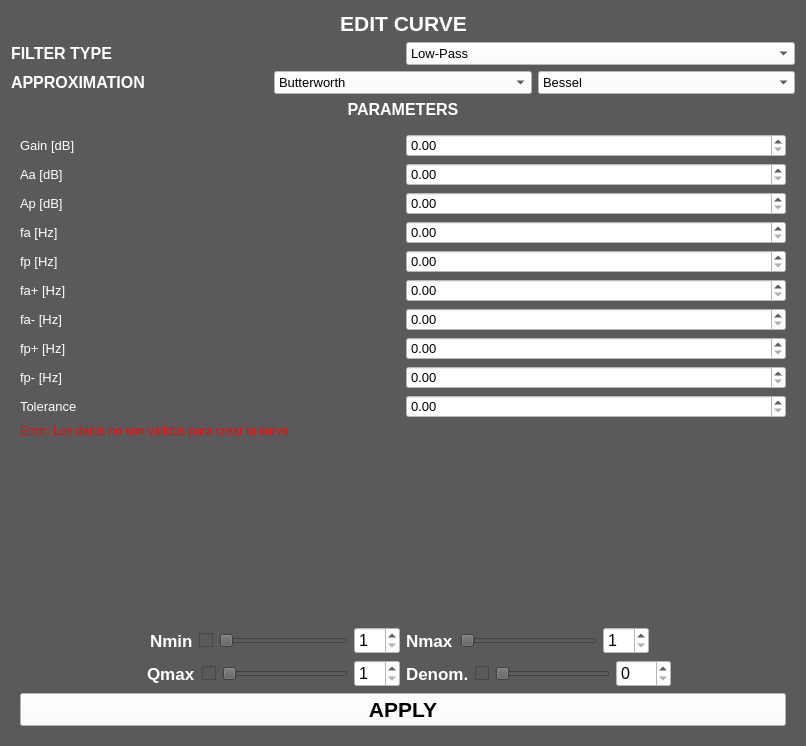
<?xml version="1.0" encoding="UTF-8"?>
<ui version="4.0">
 <class>Form</class>
 <widget class="QWidget" name="Form">
  <property name="geometry">
   <rect>
    <x>0</x>
    <y>0</y>
    <width>806</width>
    <height>746</height>
   </rect>
  </property>
  <property name="windowTitle">
   <string>Form</string>
  </property>
  <property name="styleSheet">
   <string notr="true">background:rgb(90,90,90);</string>
  </property>
  <layout class="QHBoxLayout" name="horizontalLayout">
   <item>
    <layout class="QVBoxLayout" name="verticalLayout_11">
     <item>
      <layout class="QHBoxLayout" name="horizontalLayout_3">
       <item>
        <spacer name="horizontalSpacer_6">
         <property name="orientation">
          <enum>Qt::Horizontal</enum>
         </property>
         <property name="sizeHint" stdset="0">
          <size>
           <width>40</width>
           <height>20</height>
          </size>
         </property>
        </spacer>
       </item>
       <item>
        <widget class="QLabel" name="label_3">
         <property name="font">
          <font>
           <pointsize>16</pointsize>
           <weight>75</weight>
           <bold>true</bold>
          </font>
         </property>
         <property name="styleSheet">
          <string notr="true">color:white;</string>
         </property>
         <property name="text">
          <string>EDIT CURVE</string>
         </property>
         <property name="alignment">
          <set>Qt::AlignCenter</set>
         </property>
        </widget>
       </item>
       <item>
        <spacer name="horizontalSpacer_7">
         <property name="orientation">
          <enum>Qt::Horizontal</enum>
         </property>
         <property name="sizeHint" stdset="0">
          <size>
           <width>40</width>
           <height>20</height>
          </size>
         </property>
        </spacer>
       </item>
      </layout>
     </item>
     <item>
      <layout class="QHBoxLayout" name="horizontalLayout_14">
       <item>
        <widget class="QLabel" name="label_11">
         <property name="font">
          <font>
           <pointsize>12</pointsize>
           <weight>75</weight>
           <bold>true</bold>
          </font>
         </property>
         <property name="styleSheet">
          <string notr="true">color:white;</string>
         </property>
         <property name="text">
          <string>FILTER TYPE</string>
         </property>
         <property name="alignment">
          <set>Qt::AlignLeading|Qt::AlignLeft|Qt::AlignVCenter</set>
         </property>
        </widget>
       </item>
       <item>
        <widget class="QComboBox" name="filter_select">
         <property name="font">
          <font>
           <pointsize>10</pointsize>
          </font>
         </property>
         <property name="styleSheet">
          <string notr="true">background:white;</string>
         </property>
         <item>
          <property name="text">
           <string>Low-Pass</string>
          </property>
         </item>
         <item>
          <property name="text">
           <string>High-Pass</string>
          </property>
         </item>
         <item>
          <property name="text">
           <string>Band-Pass</string>
          </property>
         </item>
         <item>
          <property name="text">
           <string>Band-Reject</string>
          </property>
         </item>
         <item>
          <property name="text">
           <string>Group-Delay</string>
          </property>
         </item>
        </widget>
       </item>
      </layout>
     </item>
     <item>
      <layout class="QHBoxLayout" name="horizontalLayout_17">
       <item>
        <widget class="QLabel" name="label_2">
         <property name="font">
          <font>
           <pointsize>12</pointsize>
           <weight>75</weight>
           <bold>true</bold>
          </font>
         </property>
         <property name="styleSheet">
          <string notr="true">color:white;</string>
         </property>
         <property name="text">
          <string>APPROXIMATION</string>
         </property>
        </widget>
       </item>
       <item>
        <widget class="QComboBox" name="aproximation_select">
         <property name="font">
          <font>
           <pointsize>10</pointsize>
          </font>
         </property>
         <property name="styleSheet">
          <string notr="true">background:white;</string>
         </property>
         <item>
          <property name="text">
           <string>Butterworth</string>
          </property>
         </item>
         <item>
          <property name="text">
           <string>Chebycheff_l</string>
          </property>
         </item>
         <item>
          <property name="text">
           <string>Chebycheff_ll</string>
          </property>
         </item>
         <item>
          <property name="text">
           <string>Legendre</string>
          </property>
         </item>
         <item>
          <property name="text">
           <string>Cauer</string>
          </property>
         </item>
         <item>
          <property name="text">
           <string>Bessel</string>
          </property>
         </item>
         <item>
          <property name="text">
           <string>Gauss</string>
          </property>
         </item>
        </widget>
       </item>
       <item>
        <widget class="QComboBox" name="aproximation_select_2">
         <property name="font">
          <font>
           <pointsize>10</pointsize>
          </font>
         </property>
         <property name="styleSheet">
          <string notr="true">background:white;</string>
         </property>
         <item>
          <property name="text">
           <string>Bessel</string>
          </property>
         </item>
         <item>
          <property name="text">
           <string>Gauss</string>
          </property>
         </item>
        </widget>
       </item>
      </layout>
     </item>
     <item>
      <widget class="QLabel" name="label_12">
       <property name="font">
        <font>
         <pointsize>12</pointsize>
         <weight>75</weight>
         <bold>true</bold>
        </font>
       </property>
       <property name="styleSheet">
        <string notr="true">color:white;</string>
       </property>
       <property name="text">
        <string>PARAMETERS</string>
       </property>
       <property name="alignment">
        <set>Qt::AlignCenter</set>
       </property>
      </widget>
     </item>
     <item>
      <widget class="QWidget" name="widget_4" native="true">
       <layout class="QVBoxLayout" name="verticalLayout_12">
        <item>
         <layout class="QHBoxLayout" name="horizontalLayout_15">
          <item>
           <widget class="QLabel" name="label_13">
            <property name="font">
             <font>
              <pointsize>10</pointsize>
             </font>
            </property>
            <property name="styleSheet">
             <string notr="true">color:white;</string>
            </property>
            <property name="text">
             <string>Gain [dB]</string>
            </property>
           </widget>
          </item>
          <item>
           <widget class="QDoubleSpinBox" name="Gain_valor">
            <property name="font">
             <font>
              <pointsize>10</pointsize>
             </font>
            </property>
            <property name="styleSheet">
             <string notr="true">background:white;</string>
            </property>
           </widget>
          </item>
         </layout>
        </item>
        <item>
         <layout class="QHBoxLayout" name="horizontalLayout_19">
          <item>
           <widget class="QLabel" name="label_15">
            <property name="font">
             <font>
              <pointsize>10</pointsize>
             </font>
            </property>
            <property name="styleSheet">
             <string notr="true">color:white;</string>
            </property>
            <property name="text">
             <string>Aa [dB]</string>
            </property>
           </widget>
          </item>
          <item>
           <widget class="QDoubleSpinBox" name="Aa_Valor">
            <property name="font">
             <font>
              <pointsize>10</pointsize>
             </font>
            </property>
            <property name="styleSheet">
             <string notr="true">background:white;</string>
            </property>
           </widget>
          </item>
         </layout>
        </item>
        <item>
         <layout class="QHBoxLayout" name="horizontalLayout_20">
          <item>
           <widget class="QLabel" name="label_16">
            <property name="font">
             <font>
              <pointsize>10</pointsize>
             </font>
            </property>
            <property name="styleSheet">
             <string notr="true">color:white;</string>
            </property>
            <property name="text">
             <string>Ap [dB]</string>
            </property>
           </widget>
          </item>
          <item>
           <widget class="QDoubleSpinBox" name="Ap_valor">
            <property name="font">
             <font>
              <pointsize>10</pointsize>
             </font>
            </property>
            <property name="styleSheet">
             <string notr="true">background:white;</string>
            </property>
           </widget>
          </item>
         </layout>
        </item>
        <item>
         <layout class="QHBoxLayout" name="horizontalLayout_21">
          <item>
           <widget class="QLabel" name="label_17">
            <property name="font">
             <font>
              <pointsize>10</pointsize>
             </font>
            </property>
            <property name="styleSheet">
             <string notr="true">color:white;</string>
            </property>
            <property name="text">
             <string>fa [Hz]</string>
            </property>
           </widget>
          </item>
          <item>
           <widget class="QDoubleSpinBox" name="fa_valor">
            <property name="font">
             <font>
              <pointsize>10</pointsize>
             </font>
            </property>
            <property name="styleSheet">
             <string notr="true">background:white;</string>
            </property>
           </widget>
          </item>
         </layout>
        </item>
        <item>
         <layout class="QHBoxLayout" name="horizontalLayout_22">
          <item>
           <widget class="QLabel" name="label_18">
            <property name="font">
             <font>
              <pointsize>10</pointsize>
             </font>
            </property>
            <property name="styleSheet">
             <string notr="true">color:white;</string>
            </property>
            <property name="text">
             <string>fp [Hz]</string>
            </property>
           </widget>
          </item>
          <item>
           <widget class="QDoubleSpinBox" name="fp_valor">
            <property name="font">
             <font>
              <pointsize>10</pointsize>
             </font>
            </property>
            <property name="styleSheet">
             <string notr="true">background:white;</string>
            </property>
           </widget>
          </item>
         </layout>
        </item>
        <item>
         <layout class="QHBoxLayout" name="horizontalLayout_23">
          <item>
           <widget class="QLabel" name="label_19">
            <property name="font">
             <font>
              <pointsize>10</pointsize>
             </font>
            </property>
            <property name="styleSheet">
             <string notr="true">color:white;</string>
            </property>
            <property name="text">
             <string>fa+ [Hz]</string>
            </property>
           </widget>
          </item>
          <item>
           <widget class="QDoubleSpinBox" name="fa_mas_valor">
            <property name="font">
             <font>
              <pointsize>10</pointsize>
             </font>
            </property>
            <property name="styleSheet">
             <string notr="true">background:white;</string>
            </property>
           </widget>
          </item>
         </layout>
        </item>
        <item>
         <layout class="QHBoxLayout" name="horizontalLayout_24">
          <item>
           <widget class="QLabel" name="label_20">
            <property name="font">
             <font>
              <pointsize>10</pointsize>
             </font>
            </property>
            <property name="styleSheet">
             <string notr="true">color:white;</string>
            </property>
            <property name="text">
             <string>fa- [Hz]</string>
            </property>
           </widget>
          </item>
          <item>
           <widget class="QDoubleSpinBox" name="fa_menos_valor">
            <property name="font">
             <font>
              <pointsize>10</pointsize>
             </font>
            </property>
            <property name="styleSheet">
             <string notr="true">background:white;</string>
            </property>
           </widget>
          </item>
         </layout>
        </item>
        <item>
         <layout class="QHBoxLayout" name="horizontalLayout_25">
          <item>
           <widget class="QLabel" name="label_21">
            <property name="font">
             <font>
              <pointsize>10</pointsize>
             </font>
            </property>
            <property name="styleSheet">
             <string notr="true">color:white;</string>
            </property>
            <property name="text">
             <string>fp+ [Hz]</string>
            </property>
           </widget>
          </item>
          <item>
           <widget class="QDoubleSpinBox" name="fp_mas_valor">
            <property name="font">
             <font>
              <pointsize>10</pointsize>
             </font>
            </property>
            <property name="styleSheet">
             <string notr="true">background:white;</string>
            </property>
           </widget>
          </item>
         </layout>
        </item>
        <item>
         <layout class="QHBoxLayout" name="horizontalLayout_26">
          <item>
           <widget class="QLabel" name="label_22">
            <property name="font">
             <font>
              <pointsize>10</pointsize>
             </font>
            </property>
            <property name="styleSheet">
             <string notr="true">color:white;</string>
            </property>
            <property name="text">
             <string>fp- [Hz]</string>
            </property>
           </widget>
          </item>
          <item>
           <widget class="QDoubleSpinBox" name="fp_menos_valor">
            <property name="font">
             <font>
              <pointsize>10</pointsize>
             </font>
            </property>
            <property name="styleSheet">
             <string notr="true">background:white;</string>
            </property>
           </widget>
          </item>
         </layout>
        </item>
        <item>
         <layout class="QHBoxLayout" name="horizontalLayout_29">
          <item>
           <widget class="QLabel" name="label_26">
            <property name="font">
             <font>
              <pointsize>10</pointsize>
             </font>
            </property>
            <property name="styleSheet">
             <string notr="true">color:white;</string>
            </property>
            <property name="text">
             <string>Tolerance</string>
            </property>
           </widget>
          </item>
          <item>
           <widget class="QDoubleSpinBox" name="tolerance_value">
            <property name="font">
             <font>
              <pointsize>10</pointsize>
             </font>
            </property>
            <property name="styleSheet">
             <string notr="true">background:white;</string>
            </property>
            <property name="maximum">
             <double>100.000000000000000</double>
            </property>
           </widget>
          </item>
         </layout>
        </item>
        <item>
         <widget class="QLabel" name="label_4">
          <property name="styleSheet">
           <string notr="true">color:red;</string>
          </property>
          <property name="text">
           <string>Error: Los datos no son válidos para crear la curva</string>
          </property>
         </widget>
        </item>
        <item>
         <spacer name="verticalSpacer_4">
          <property name="orientation">
           <enum>Qt::Vertical</enum>
          </property>
          <property name="sizeHint" stdset="0">
           <size>
            <width>20</width>
            <height>40</height>
           </size>
          </property>
         </spacer>
        </item>
        <item>
         <layout class="QHBoxLayout" name="horizontalLayout_10">
          <item>
           <layout class="QVBoxLayout" name="verticalLayout_13">
            <item>
             <layout class="QHBoxLayout" name="horizontalLayout_13">
              <item>
               <spacer name="horizontalSpacer_3">
                <property name="orientation">
                 <enum>Qt::Horizontal</enum>
                </property>
                <property name="sizeHint" stdset="0">
                 <size>
                  <width>40</width>
                  <height>20</height>
                 </size>
                </property>
               </spacer>
              </item>
              <item>
               <widget class="QLabel" name="label_14">
                <property name="font">
                 <font>
                  <pointsize>13</pointsize>
                  <weight>75</weight>
                  <bold>true</bold>
                 </font>
                </property>
                <property name="styleSheet">
                 <string notr="true">color:white;</string>
                </property>
                <property name="text">
                 <string>Nmin</string>
                </property>
               </widget>
              </item>
              <item>
               <widget class="QCheckBox" name="N_check_2">
                <property name="text">
                 <string/>
                </property>
               </widget>
              </item>
              <item>
               <widget class="QSlider" name="N_min_slider_3">
                <property name="minimum">
                 <number>1</number>
                </property>
                <property name="maximum">
                 <number>20</number>
                </property>
                <property name="orientation">
                 <enum>Qt::Horizontal</enum>
                </property>
               </widget>
              </item>
              <item>
               <widget class="QSpinBox" name="N_min_box_3">
                <property name="font">
                 <font>
                  <pointsize>12</pointsize>
                 </font>
                </property>
                <property name="styleSheet">
                 <string notr="true">background:white;</string>
                </property>
                <property name="minimum">
                 <number>1</number>
                </property>
                <property name="maximum">
                 <number>20</number>
                </property>
               </widget>
              </item>
             </layout>
            </item>
            <item>
             <layout class="QHBoxLayout" name="horizontalLayout_16">
              <item>
               <spacer name="horizontalSpacer_4">
                <property name="orientation">
                 <enum>Qt::Horizontal</enum>
                </property>
                <property name="sizeHint" stdset="0">
                 <size>
                  <width>40</width>
                  <height>20</height>
                 </size>
                </property>
               </spacer>
              </item>
              <item>
               <widget class="QLabel" name="label_23">
                <property name="font">
                 <font>
                  <pointsize>13</pointsize>
                  <weight>75</weight>
                  <bold>true</bold>
                 </font>
                </property>
                <property name="styleSheet">
                 <string notr="true">color:white;</string>
                </property>
                <property name="text">
                 <string>Qmax</string>
                </property>
               </widget>
              </item>
              <item>
               <widget class="QCheckBox" name="Q_check_2">
                <property name="text">
                 <string/>
                </property>
               </widget>
              </item>
              <item>
               <widget class="QSlider" name="Q_slider_2">
                <property name="minimum">
                 <number>1</number>
                </property>
                <property name="maximum">
                 <number>20</number>
                </property>
                <property name="orientation">
                 <enum>Qt::Horizontal</enum>
                </property>
               </widget>
              </item>
              <item>
               <widget class="QSpinBox" name="Q_box_2">
                <property name="font">
                 <font>
                  <pointsize>12</pointsize>
                  <weight>50</weight>
                  <bold>false</bold>
                 </font>
                </property>
                <property name="styleSheet">
                 <string notr="true">Background:white;</string>
                </property>
                <property name="minimum">
                 <number>1</number>
                </property>
                <property name="maximum">
                 <number>20</number>
                </property>
               </widget>
              </item>
             </layout>
            </item>
           </layout>
          </item>
          <item>
           <layout class="QHBoxLayout" name="horizontalLayout_18"/>
          </item>
          <item>
           <layout class="QVBoxLayout" name="verticalLayout_15">
            <item>
             <layout class="QHBoxLayout" name="horizontalLayout_27">
              <item>
               <widget class="QLabel" name="label_24">
                <property name="font">
                 <font>
                  <pointsize>13</pointsize>
                  <weight>75</weight>
                  <bold>true</bold>
                 </font>
                </property>
                <property name="styleSheet">
                 <string notr="true">color:white;</string>
                </property>
                <property name="text">
                 <string>Nmax</string>
                </property>
               </widget>
              </item>
              <item>
               <widget class="QSlider" name="N_max_slider">
                <property name="minimum">
                 <number>1</number>
                </property>
                <property name="maximum">
                 <number>20</number>
                </property>
                <property name="orientation">
                 <enum>Qt::Horizontal</enum>
                </property>
               </widget>
              </item>
              <item>
               <widget class="QSpinBox" name="N_max_box">
                <property name="font">
                 <font>
                  <pointsize>12</pointsize>
                 </font>
                </property>
                <property name="styleSheet">
                 <string notr="true">background:white;</string>
                </property>
                <property name="minimum">
                 <number>1</number>
                </property>
                <property name="maximum">
                 <number>20</number>
                </property>
               </widget>
              </item>
              <item>
               <spacer name="horizontalSpacer">
                <property name="orientation">
                 <enum>Qt::Horizontal</enum>
                </property>
                <property name="sizeHint" stdset="0">
                 <size>
                  <width>40</width>
                  <height>20</height>
                 </size>
                </property>
               </spacer>
              </item>
             </layout>
            </item>
            <item>
             <layout class="QHBoxLayout" name="horizontalLayout_28">
              <item>
               <widget class="QLabel" name="label_25">
                <property name="font">
                 <font>
                  <pointsize>13</pointsize>
                  <weight>75</weight>
                  <bold>true</bold>
                 </font>
                </property>
                <property name="styleSheet">
                 <string notr="true">color:white;</string>
                </property>
                <property name="text">
                 <string>Denom.</string>
                </property>
               </widget>
              </item>
              <item>
               <widget class="QCheckBox" name="Denom_check">
                <property name="text">
                 <string/>
                </property>
               </widget>
              </item>
              <item>
               <widget class="QSlider" name="Denom_slider">
                <property name="minimum">
                 <number>0</number>
                </property>
                <property name="maximum">
                 <number>100</number>
                </property>
                <property name="orientation">
                 <enum>Qt::Horizontal</enum>
                </property>
               </widget>
              </item>
              <item>
               <widget class="QSpinBox" name="Denom_box">
                <property name="font">
                 <font>
                  <pointsize>12</pointsize>
                 </font>
                </property>
                <property name="styleSheet">
                 <string notr="true">background:white;</string>
                </property>
                <property name="minimum">
                 <number>0</number>
                </property>
                <property name="maximum">
                 <number>100</number>
                </property>
               </widget>
              </item>
              <item>
               <spacer name="horizontalSpacer_5">
                <property name="orientation">
                 <enum>Qt::Horizontal</enum>
                </property>
                <property name="sizeHint" stdset="0">
                 <size>
                  <width>40</width>
                  <height>20</height>
                 </size>
                </property>
               </spacer>
              </item>
             </layout>
            </item>
           </layout>
          </item>
         </layout>
        </item>
        <item>
         <widget class="QPushButton" name="pushButton">
          <property name="font">
           <font>
            <pointsize>16</pointsize>
            <weight>75</weight>
            <bold>true</bold>
           </font>
          </property>
          <property name="styleSheet">
           <string notr="true">background:white;</string>
          </property>
          <property name="text">
           <string>APPLY</string>
          </property>
         </widget>
        </item>
       </layout>
      </widget>
     </item>
    </layout>
   </item>
  </layout>
 </widget>
 <resources/>
 <connections/>
</ui>
